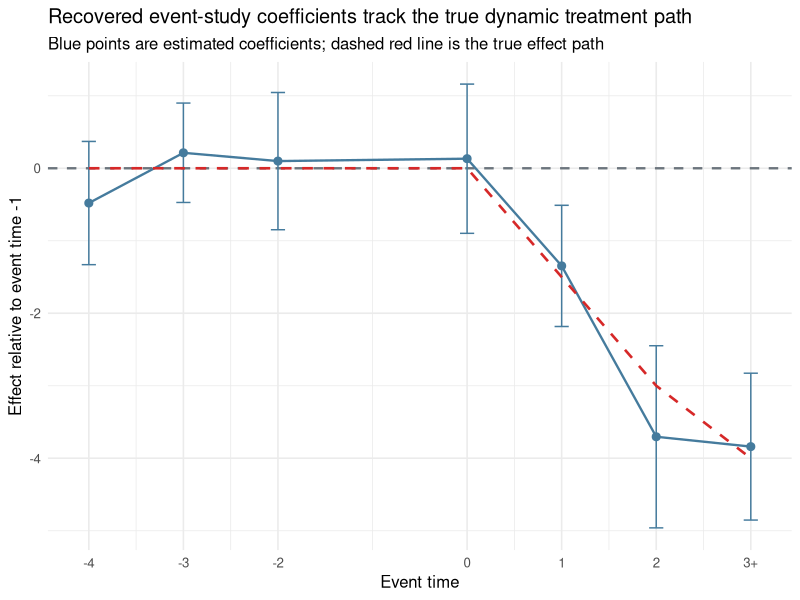
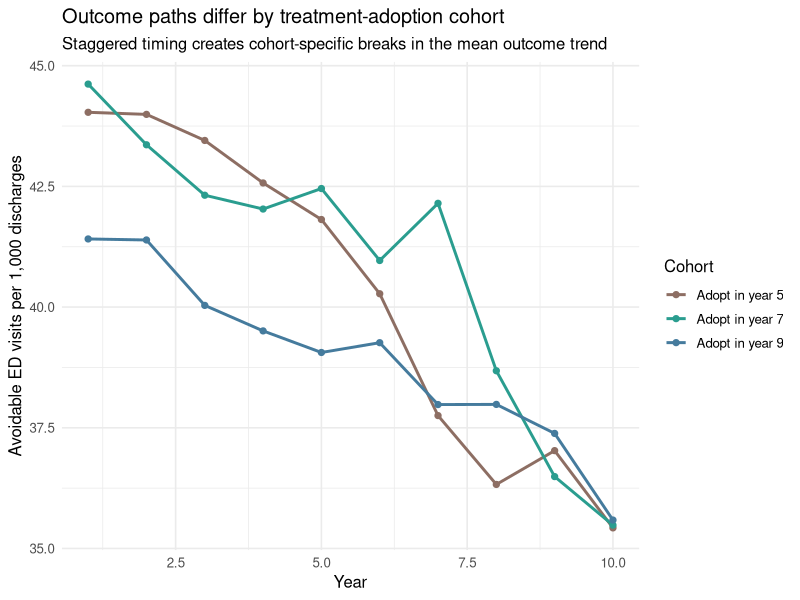

Here is the R script that generated these plots, in order:
## ---- chunk 1
set.seed(2037)

n_hospitals <- 90
years <- 1:10

hospital_id <- rep(seq_len(n_hospitals), each = length(years))
year_num <- rep(years, times = n_hospitals)

cohort_assignment <- sample(
  c(5, 7, 9, Inf),
  size = n_hospitals,
  replace = TRUE,
  prob = c(0.25, 0.25, 0.25, 0.25)
)

cohort_year <- cohort_assignment[hospital_id]
event_time <- year_num - cohort_year
treated <- as.integer(year_num >= cohort_year & is.finite(cohort_year))

hospital_fe <- rep(rnorm(n_hospitals, mean = 0, sd = 4.8), each = length(years))
time_fe <- rep(seq(0, -5, length.out = length(years)), times = n_hospitals)

dynamic_effect <- ifelse(
  !is.finite(cohort_year) | year_num < cohort_year,
  0,
  ifelse(
    event_time == 0, 0,
    ifelse(
      event_time == 1, -1.5,
      ifelse(
        event_time == 2, -3.0,
        ifelse(event_time >= 3, -4.0, 0)
      )
    )
  )
)

avoidable_ed <- 44 +
  hospital_fe +
  time_fe +
  dynamic_effect +
  rnorm(length(hospital_id), mean = 0, sd = 2.4)

synthetic_event_study <- data.frame(
  hospital = factor(hospital_id),
  year = factor(year_num),
  year_num = year_num,
  cohort_year = cohort_year,
  event_time = event_time,
  treated = treated,
  avoidable_ed = avoidable_ed
)

cohort_summary <- data.frame(
  cohort = c("Adopt in year 5", "Adopt in year 7", "Adopt in year 9", "Never treated"),
  hospitals = c(
    sum(cohort_assignment == 5),
    sum(cohort_assignment == 7),
    sum(cohort_assignment == 9),
    sum(is.infinite(cohort_assignment))
  )
)

knitr::kable(
  cohort_summary,
  caption = "Treatment-timing cohorts in the simulated staggered-adoption panel",
  row.names = FALSE
)
## ---- chunk 2
synthetic_event_study$rt_m4 <- as.integer(is.finite(synthetic_event_study$cohort_year) &
  synthetic_event_study$event_time == -4)
synthetic_event_study$rt_m3 <- as.integer(is.finite(synthetic_event_study$cohort_year) &
  synthetic_event_study$event_time == -3)
synthetic_event_study$rt_m2 <- as.integer(is.finite(synthetic_event_study$cohort_year) &
  synthetic_event_study$event_time == -2)
synthetic_event_study$rt_0 <- as.integer(is.finite(synthetic_event_study$cohort_year) &
  synthetic_event_study$event_time == 0)
synthetic_event_study$rt_1 <- as.integer(is.finite(synthetic_event_study$cohort_year) &
  synthetic_event_study$event_time == 1)
synthetic_event_study$rt_2 <- as.integer(is.finite(synthetic_event_study$cohort_year) &
  synthetic_event_study$event_time == 2)
synthetic_event_study$rt_3plus <- as.integer(is.finite(synthetic_event_study$cohort_year) &
  synthetic_event_study$event_time >= 3)

design_summary <- data.frame(
  quantity = c(
    "Hospitals",
    "Years",
    "Observations",
    "Share ever treated",
    "Share treated-period observations"
  ),
  value = c(
    n_hospitals,
    length(years),
    nrow(synthetic_event_study),
    mean(is.finite(cohort_assignment)),
    mean(synthetic_event_study$treated)
  )
)

design_summary$value <- round(design_summary$value, 3)

knitr::kable(
  design_summary,
  caption = "Summary of the simulated DiD and event-study panel",
  row.names = FALSE
)
## ---- chunk 3
event_study_fit <- lm(
  avoidable_ed ~ hospital + year +
    rt_m4 + rt_m3 + rt_m2 +
    rt_0 + rt_1 + rt_2 + rt_3plus,
  data = synthetic_event_study
)

robust_vcov <- sandwich::vcovCL(
  event_study_fit,
  cluster = ~ hospital,
  type = "HC1"
)

event_terms <- c("rt_m4", "rt_m3", "rt_m2", "rt_0", "rt_1", "rt_2", "rt_3plus")
true_effects <- c(
  rt_m4 = 0,
  rt_m3 = 0,
  rt_m2 = 0,
  rt_0 = 0,
  rt_1 = -1.5,
  rt_2 = -3.0,
  rt_3plus = -4.0
)

event_study_table <- data.frame(
  event_time = c("-4", "-3", "-2", "0", "1", "2", "3+"),
  true_effect = true_effects[event_terms],
  estimated_effect = coef(event_study_fit)[event_terms],
  standard_error = sqrt(diag(robust_vcov)[event_terms])
)

event_study_table$bias <- event_study_table$estimated_effect - event_study_table$true_effect
event_study_table$lower <- event_study_table$estimated_effect - 1.96 * event_study_table$standard_error
event_study_table$upper <- event_study_table$estimated_effect + 1.96 * event_study_table$standard_error

event_study_table[, c("true_effect", "estimated_effect", "standard_error", "bias", "lower", "upper")] <-
  round(event_study_table[, c("true_effect", "estimated_effect", "standard_error", "bias", "lower", "upper")], 3)

knitr::kable(
  event_study_table,
  caption = "True and estimated event-study coefficients in the simulated staggered-adoption design",
  row.names = FALSE
)
## ---- chunk 4
plot_data <- event_study_table
plot_data$event_time_numeric <- c(-4, -3, -2, 0, 1, 2, 3)

ggplot2::ggplot(
  plot_data,
  ggplot2::aes(x = event_time_numeric, y = estimated_effect)
) +
  ggplot2::geom_hline(yintercept = 0, color = "#6c757d", linetype = 2, linewidth = 0.8) +
  ggplot2::geom_errorbar(
    ggplot2::aes(ymin = lower, ymax = upper),
    width = 0.15,
    color = "#457b9d"
  ) +
  ggplot2::geom_point(size = 2.4, color = "#457b9d") +
  ggplot2::geom_line(linewidth = 0.8, color = "#457b9d") +
  ggplot2::geom_line(
    ggplot2::aes(y = true_effect),
    color = "#d62828",
    linewidth = 0.9,
    linetype = 2
  ) +
  ggplot2::labs(
    title = "Recovered event-study coefficients track the true dynamic treatment path",
    subtitle = "Blue points are estimated coefficients; dashed red line is the true effect path",
    x = "Event time",
    y = "Effect relative to event time -1"
  ) +
  ggplot2::scale_x_continuous(breaks = c(-4, -3, -2, 0, 1, 2, 3), labels = c("-4", "-3", "-2", "0", "1", "2", "3+")) +
  ggplot2::theme_minimal(base_size = 12)
## ---- chunk 5
cohort_plot_data <- aggregate(
  avoidable_ed ~ year_num + cohort_year,
  data = subset(synthetic_event_study, is.finite(cohort_year)),
  FUN = mean
)

cohort_plot_data$cohort_label <- factor(
  cohort_plot_data$cohort_year,
  levels = c(5, 7, 9),
  labels = c("Adopt in year 5", "Adopt in year 7", "Adopt in year 9")
)

ggplot2::ggplot(
  cohort_plot_data,
  ggplot2::aes(x = year_num, y = avoidable_ed, color = cohort_label)
) +
  ggplot2::geom_line(linewidth = 1) +
  ggplot2::geom_point(size = 1.8) +
  ggplot2::labs(
    title = "Outcome paths differ by treatment-adoption cohort",
    subtitle = "Staggered timing creates cohort-specific breaks in the mean outcome trend",
    x = "Year",
    y = "Avoidable ED visits per 1,000 discharges",
    color = "Cohort"
  ) +
  ggplot2::scale_color_manual(
    values = c(
      "Adopt in year 5" = "#8d6e63",
      "Adopt in year 7" = "#2a9d8f",
      "Adopt in year 9" = "#457b9d"
    )
  ) +
  ggplot2::theme_minimal(base_size = 12)
